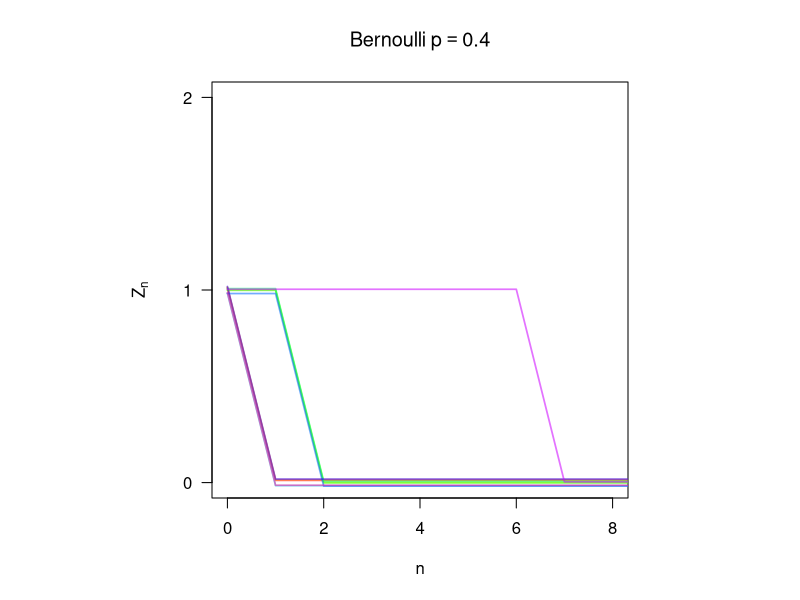
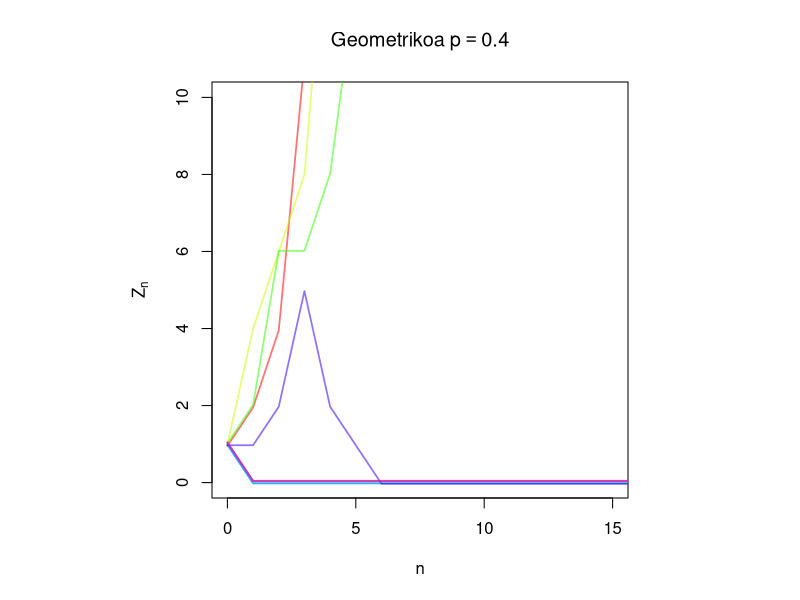
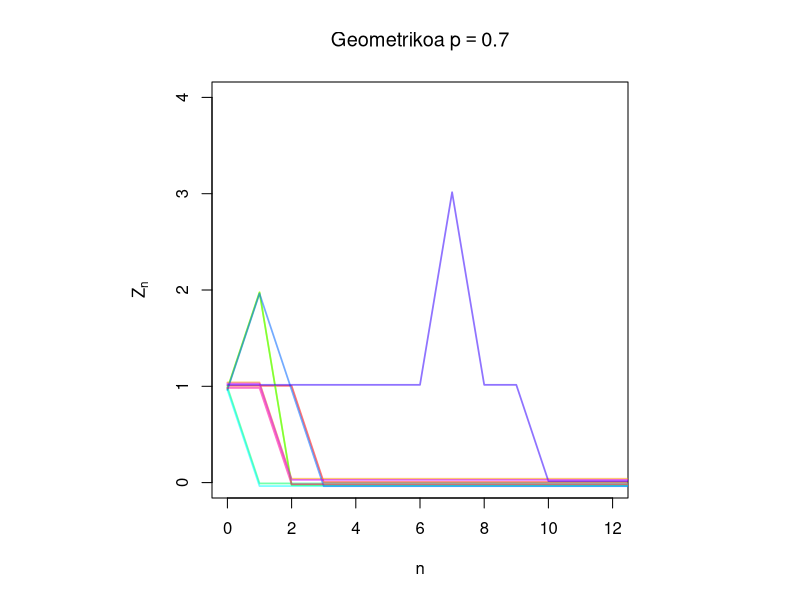
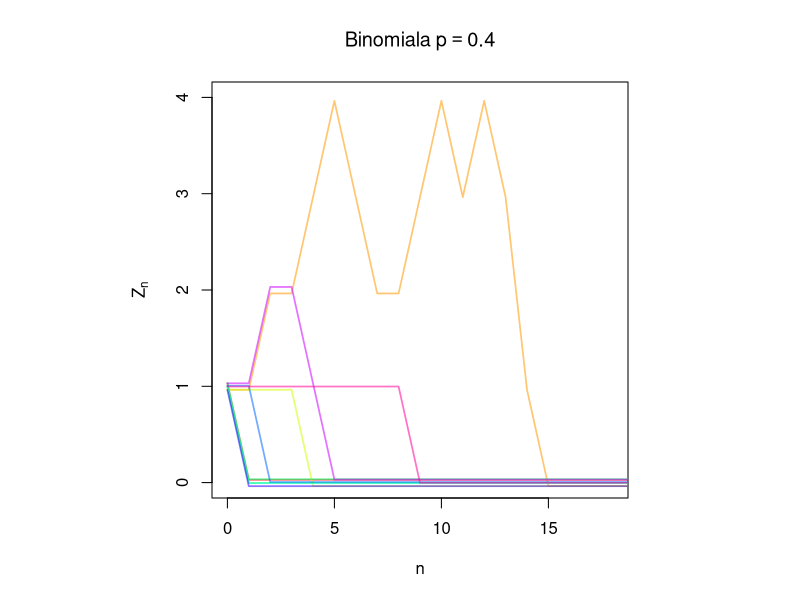
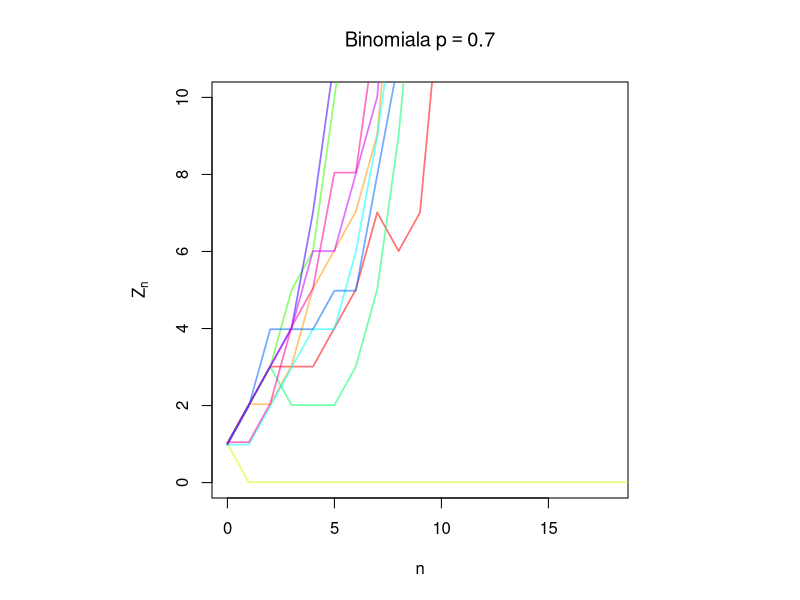
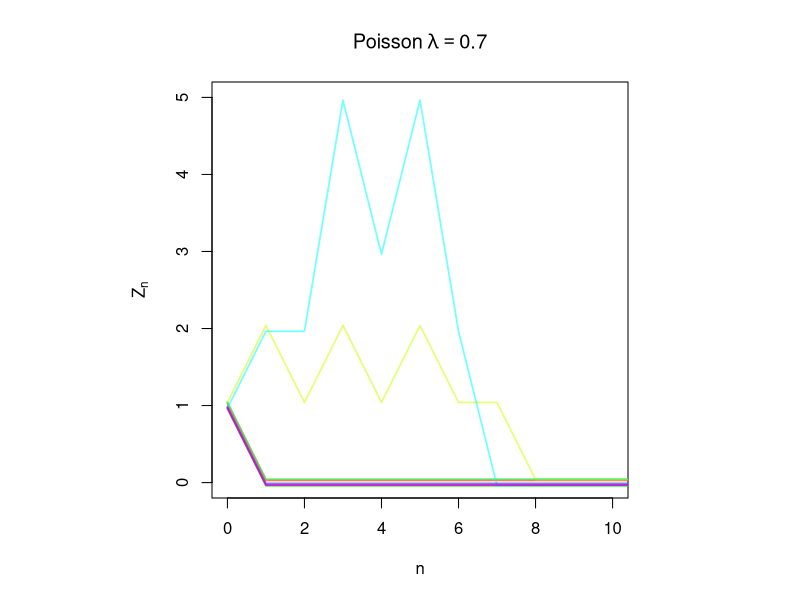
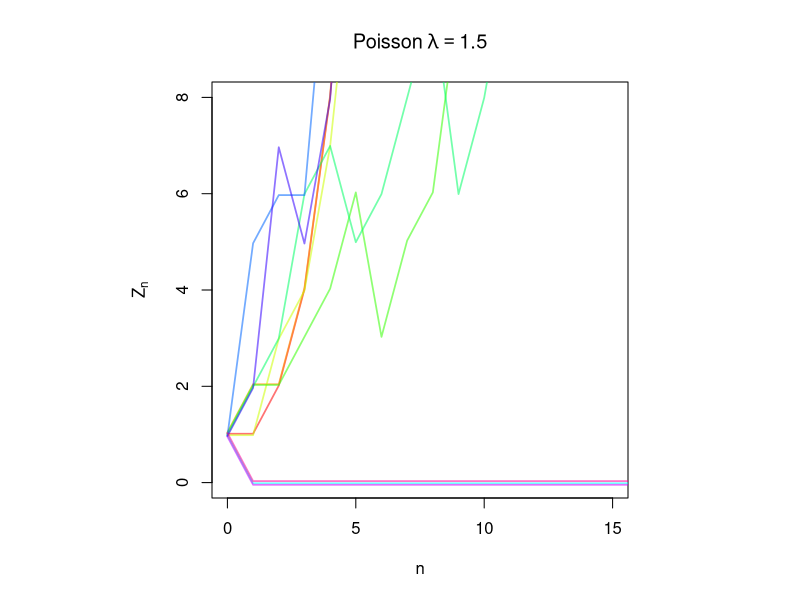

The R script that drew these images, in order:
#BERNOULLI
library(scales)

set.seed(123)
n <- 20
p <- 0.4
num_sim <- 10
base_colors <- rainbow(num_sim)

ruta <- "C:/Users/paula/OneDrive/Documentos/bernoulli04.png"

png(filename = ruta, width = 1200, height = 900, res = 150)

ylim_max <- 2

par(pty="s") #Grafiko karratua

plot(0:n, rep(NA, n+1), type="n",
     xlab="n", ylab=expression(Z[n]),
     main=bquote("Bernoulli"~p==.(p)),
     xlim=c(0,8), ylim=c(0, ylim_max),
     axes = FALSE)

axis(1)
axis(2, at = seq(0, ylim_max, 1), labels = seq(0, ylim_max, 1), las = 1)
box()

for (j in 1:num_sim) {
  
  Z <- numeric(n+1)
  Z[1] <- 1
  
  for (i in 2:(n+1)) {
    Z[i] <- ifelse(Z[i-1]==0, 0, sum(rbinom(Z[i-1], 1, p)))
  }
  
  jitter_offset <- runif(1, -0.02, 0.02)
  col_trans <- alpha(base_colors[j], 0.55)
  
  lines(0:n, Z + jitter_offset, col=col_trans, lwd=1.7)
}

dev.off()


#GEOMETRIKOA1

library(scales)  

set.seed(123)
m <- 2
n <- 20
p <- 0.4
num_sim <- 10
base_colors <- rainbow(num_sim)

ruta_archivo <- "C:/Users/paula/OneDrive/Documentos/ofigeom04.png"

png(filename = ruta_archivo, width = 1200, height = 900, res = 150)

par(pty="s")  #grafiko karratua

plot(0:n, rep(NA,n+1), type="n",
     xlab="n", ylab=expression(Z[n]),
     main=bquote("Geometrikoa"~p==.(p)),
     xlim=c(0,15), ylim=c(0,10))

for (j in 1:num_sim) {
  
  Z <- numeric(n+1)
  Z[1] <- 1
  
  for (i in 2:(n+1)) {
    Z[i] <- ifelse(Z[i-1]==0, 0, sum(rgeom(Z[i-1], p)))
  }
  
  jitter_offset <- runif(1, -0.05, 0.05)
  col_trans <- alpha(base_colors[j], 0.55)
  
  lines(0:n, Z + jitter_offset, col=col_trans, lwd=1.7)
}

dev.off()




#GEOMETRIKOA2

library(scales)  

set.seed(123)
m <- 2
n <- 20
p <- 0.7
num_sim <- 10
base_colors <- rainbow(num_sim)

ruta_archivo <- "C:/Users/paula/OneDrive/Documentos/ofigeom07.png"

png(filename = ruta_archivo, width = 1200, height = 900, res = 150)  

par(pty="s")  #Grafiko karratua

plot(0:n, rep(NA,n+1), type="n",
     xlab="n", ylab=expression(Z[n]),
     main=bquote("Geometrikoa"~p==.(p)),
     xlim=c(0,12), ylim=c(0,4))

for (j in 1:num_sim) {
  
  Z <- numeric(n+1)
  Z[1] <- 1
  
  for (i in 2:(n+1)) {
    Z[i] <- ifelse(Z[i-1]==0, 0, sum(rgeom(Z[i-1], p)))
  }
  
  jitter_offset <- runif(1, -0.05, 0.05)
  col_trans <- alpha(base_colors[j], 0.55)
  
  lines(0:n, Z + jitter_offset, col=col_trans, lwd=1.7)
}

dev.off()




#BINOMIAL1

library(scales)  

set.seed(123)
m <- 2
n <- 20
p <- 0.4
num_sim <- 10
base_colors <- rainbow(num_sim)


ruta_archivo <- "C:/Users/paula/OneDrive/Documentos/binomial04.png"

png(filename = ruta_archivo, width = 1200, height = 900, res = 150)

par(pty="s")  #Grafiko karratua

plot(0:n, rep(NA,n+1), type="n",
     xlab="n", ylab=expression(Z[n]),
     main=bquote("Binomiala"~p==.(p)),
     xlim=c(0,18), ylim=c(0,4))

for (j in 1:num_sim) {
  
  Z <- numeric(n+1)
  Z[1] <- 1
  
  for (i in 2:(n+1)) {
    Z[i] <- ifelse(Z[i-1]==0, 0, sum(rbinom(Z[i-1], m, p)))
  }
  
  jitter_offset <- runif(1, -0.05, 0.05)
  col_trans <- alpha(base_colors[j], 0.55)
  
  lines(0:n, Z + jitter_offset, col=col_trans, lwd=1.7)
}

dev.off()






#BINOMIAL2

library(scales)

set.seed(123)
m <- 2
n <- 20
p <- 0.7
num_sim <- 10
base_colors <- rainbow(num_sim)

ruta <- "C:/Users/paula/OneDrive/Documentos/binomial07.png"

png(filename = ruta, width = 1200, height = 900, res = 150)

par(pty="s") #Grafiko karratua

plot(0:n, rep(NA,n+1), type="n",
     xlab="n", ylab=expression(Z[n]),
     main=bquote("Binomiala"~p==.(p)),
     xlim=c(0,18), ylim=c(0,10))

for (j in 1:num_sim) {
  
  Z <- numeric(n+1)
  Z[1] <- 1
  
  for (i in 2:(n+1)) {
    Z[i] <- ifelse(Z[i-1]==0, 0, sum(rbinom(Z[i-1], m, p)))
  }
  
  jitter_offset <- runif(1, -0.05, 0.05)
  col_trans <- alpha(base_colors[j], 0.55)
  
  lines(0:n, Z + jitter_offset, col=col_trans, lwd=1.7)
}

dev.off()


#POISSON1

library(scales)

set.seed(123)
n <- 20
lambda <- 0.7
num_sim <- 10
base_colors <- rainbow(num_sim)

ruta <- "C:/Users/paula/OneDrive/Documentos/poisson07.png"

png(filename = ruta, width = 1200, height = 900, res = 150)
 
par(pty="s") #Grafiko karratua

plot(0:n, rep(NA,n+1), type="n",
     xlab="n", ylab=expression(Z[n]),
     main=bquote("Poisson"~lambda==.(lambda)),
     xlim=c(0,10), ylim=c(0,5))

for (j in 1:num_sim) {
  
  Z <- numeric(n+1)
  Z[1] <- 1
  
  for (i in 2:(n+1)) {
    Z[i] <- ifelse(Z[i-1]==0, 0, sum(rpois(Z[i-1], lambda)))
  }
  
  jitter_offset <- runif(1, -0.05, 0.05)
  col_trans <- alpha(base_colors[j], 0.55)
  
  lines(0:n, Z + jitter_offset, col=col_trans, lwd=1.7)
}

dev.off()


#POISSON2

library(scales)

set.seed(123)
n <- 20
lambda <- 1.5
num_sim <- 10
base_colors <- rainbow(num_sim)

ruta <- "C:/Users/paula/OneDrive/Documentos/poisson15.png"

png(filename = ruta, width = 1200, height = 900, res = 150)

par(pty="s") #Grafiko karratua

plot(0:n, rep(NA,n+1), type="n",
     xlab="n", ylab=expression(Z[n]),
     main=bquote("Poisson"~lambda==.(lambda)),
     xlim=c(0,15), ylim=c(0,8))

for (j in 1:num_sim) {
  
  Z <- numeric(n+1)
  Z[1] <- 1
  
  for (i in 2:(n+1)) {
    Z[i] <- ifelse(Z[i-1]==0, 0, sum(rpois(Z[i-1], lambda)))
  }
  
  jitter_offset <- runif(1, -0.05, 0.05)
  col_trans <- alpha(base_colors[j], 0.55)
  
  lines(0:n, Z + jitter_offset, col=col_trans, lwd=1.7)
}

dev.off()
